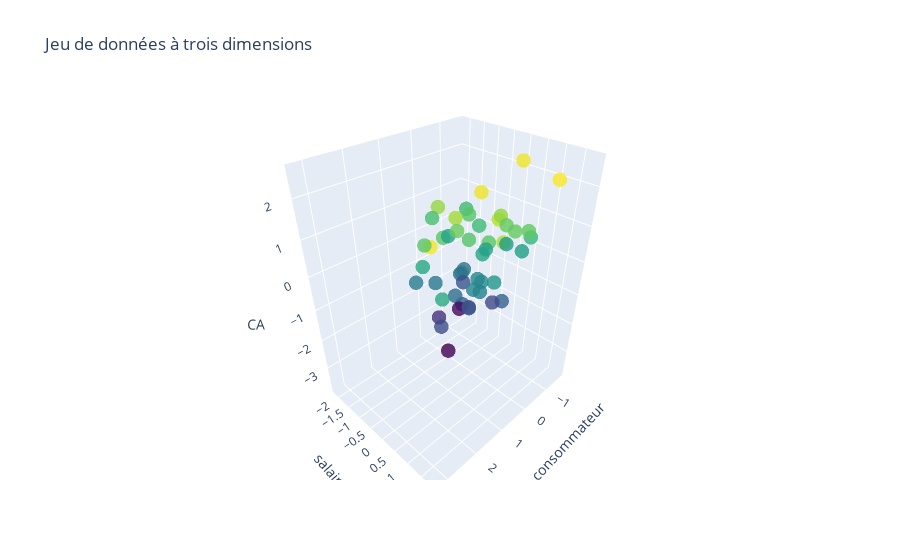

The notebook cell saved with this chart:
### Markdown cell above
## Génération d'un jeu de données

### Code cell
import numpy as np 
import matplotlib.pyplot as plt
from utils import generate_regression_data
import plotly.graph_objects as go

X, y, _ = generate_regression_data(n_samples=50, n_features=2, noise_std=1)

fig = go.Figure(data=[go.Scatter3d(
    x=X[:,0], 
    y=X[:,1], 
    z=y,      
    mode='markers',
    marker=dict(
        size=5,
        color=y,    # couleur selon y
        colorscale='Viridis',
        opacity=0.8
    )
)])

fig.update_layout(
    scene=dict(
        xaxis_title='âge du consommateur',
        yaxis_title='salaire',
        zaxis_title='CA'
    ),
    title='Jeu de données à trois dimensions'
)

fig.show()
